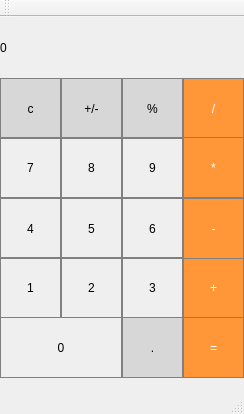
<?xml version="1.0" encoding="UTF-8"?>
<ui version="4.0">
 <class>MainWindow</class>
 <widget class="QMainWindow" name="MainWindow">
  <property name="geometry">
   <rect>
    <x>0</x>
    <y>0</y>
    <width>244</width>
    <height>414</height>
   </rect>
  </property>
  <property name="windowTitle">
   <string>MainWindow</string>
  </property>
  <widget class="QWidget" name="centralWidget">
   <widget class="QLabel" name="label">
    <property name="geometry">
     <rect>
      <x>0</x>
      <y>0</y>
      <width>244</width>
      <height>61</height>
     </rect>
    </property>
    <property name="styleSheet">
     <string notr="true">QLabel {
	qproperty-alignment: 'AlignVCenter | AlignRight';
	border: 1px solid gray;
	font-size: 24px;
}

background-color : white;</string>
    </property>
    <property name="text">
     <string>0</string>
    </property>
   </widget>
   <widget class="QPushButton" name="button_clear">
    <property name="geometry">
     <rect>
      <x>0</x>
      <y>61</y>
      <width>61</width>
      <height>61</height>
     </rect>
    </property>
    <property name="styleSheet">
     <string notr="true">QPushButton {
	background-color: rgb(215, 215, 215);
	border: 1px solid gray;
}

QPushButton:pressed { 
	background-color: qlineargradient(x1: 0, y1: 0, x2: 0, y2: 1, stop: 0 #BEBEBE, stop: 1 #D7D7D7);
}</string>
    </property>
    <property name="text">
     <string>c</string>
    </property>
   </widget>
   <widget class="QPushButton" name="button_posneg">
    <property name="geometry">
     <rect>
      <x>61</x>
      <y>61</y>
      <width>61</width>
      <height>61</height>
     </rect>
    </property>
    <property name="styleSheet">
     <string notr="true">QPushButton {
	background-color: rgb(215, 215, 215);
	border: 1px solid gray;
}

QPushButton:pressed { 
	background-color: qlineargradient(x1: 0, y1: 0, x2: 0, y2: 1, stop: 0 #BEBEBE, stop: 1 #D7D7D7);
}</string>
    </property>
    <property name="text">
     <string>+/-</string>
    </property>
   </widget>
   <widget class="QPushButton" name="button_per">
    <property name="geometry">
     <rect>
      <x>122</x>
      <y>61</y>
      <width>61</width>
      <height>61</height>
     </rect>
    </property>
    <property name="styleSheet">
     <string notr="true">QPushButton {
	background-color: rgb(215, 215, 215);
	border: 1px solid gray;
}

QPushButton:pressed { 
	background-color: qlineargradient(x1: 0, y1: 0, x2: 0, y2: 1, stop: 0 #BEBEBE, stop: 1 #D7D7D7);
}</string>
    </property>
    <property name="text">
     <string>%</string>
    </property>
   </widget>
   <widget class="QPushButton" name="button_div">
    <property name="geometry">
     <rect>
      <x>183</x>
      <y>61</y>
      <width>61</width>
      <height>61</height>
     </rect>
    </property>
    <property name="styleSheet">
     <string notr="true">QPushButton {
	background-color: rgb(255, 151, 57);
	color: white; 
	border: 1px solid gray;
}

QPushButton:pressed { 
	background-color: qlineargradient(x1: 0, y1: 0, x2: 0, y2: 1, stop: 0 #FF7832, stop: 1 #FF9739);
}</string>
    </property>
    <property name="text">
     <string>/</string>
    </property>
   </widget>
   <widget class="QPushButton" name="button_7">
    <property name="geometry">
     <rect>
      <x>0</x>
      <y>120</y>
      <width>61</width>
      <height>61</height>
     </rect>
    </property>
    <property name="styleSheet">
     <string notr="true">QPushButton {
	border: 1px solid gray;
}

QPushButton:pressed { 
	background-color: qlineargradient(x1: 0, y1: 0, x2: 0, y2: 1, stop: 0 #dadbde, stop: 1 #f6f7fa);
}</string>
    </property>
    <property name="text">
     <string>7</string>
    </property>
   </widget>
   <widget class="QPushButton" name="button_9">
    <property name="geometry">
     <rect>
      <x>122</x>
      <y>120</y>
      <width>61</width>
      <height>61</height>
     </rect>
    </property>
    <property name="styleSheet">
     <string notr="true">QPushButton {
	border: 1px solid gray;
}

QPushButton:pressed { 
	background-color: qlineargradient(x1: 0, y1: 0, x2: 0, y2: 1, stop: 0 #dadbde, stop: 1 #f6f7fa);
}</string>
    </property>
    <property name="text">
     <string>9</string>
    </property>
   </widget>
   <widget class="QPushButton" name="button_8">
    <property name="geometry">
     <rect>
      <x>61</x>
      <y>120</y>
      <width>61</width>
      <height>61</height>
     </rect>
    </property>
    <property name="styleSheet">
     <string notr="true">QPushButton {
	border: 1px solid gray;
}

QPushButton:pressed { 
	background-color: qlineargradient(x1: 0, y1: 0, x2: 0, y2: 1, stop: 0 #dadbde, stop: 1 #f6f7fa);
}</string>
    </property>
    <property name="text">
     <string>8</string>
    </property>
   </widget>
   <widget class="QPushButton" name="button_times">
    <property name="geometry">
     <rect>
      <x>183</x>
      <y>120</y>
      <width>61</width>
      <height>61</height>
     </rect>
    </property>
    <property name="styleSheet">
     <string notr="true">QPushButton {
	background-color: rgb(255, 151, 57);
	color: white; 
	border: 1px solid gray;
}

QPushButton:pressed { 
	background-color: qlineargradient(x1: 0, y1: 0, x2: 0, y2: 1, stop: 0 #FF7832, stop: 1 #FF9739);
}</string>
    </property>
    <property name="text">
     <string>*</string>
    </property>
   </widget>
   <widget class="QPushButton" name="button_3">
    <property name="geometry">
     <rect>
      <x>122</x>
      <y>240</y>
      <width>61</width>
      <height>61</height>
     </rect>
    </property>
    <property name="styleSheet">
     <string notr="true">QPushButton {
	border: 1px solid gray;
}

QPushButton:pressed { 
	background-color: qlineargradient(x1: 0, y1: 0, x2: 0, y2: 1, stop: 0 #dadbde, stop: 1 #f6f7fa);
}</string>
    </property>
    <property name="text">
     <string>3</string>
    </property>
   </widget>
   <widget class="QPushButton" name="button_2">
    <property name="geometry">
     <rect>
      <x>61</x>
      <y>240</y>
      <width>61</width>
      <height>61</height>
     </rect>
    </property>
    <property name="styleSheet">
     <string notr="true">QPushButton {
	border: 1px solid gray;
}

QPushButton:pressed { 
	background-color: qlineargradient(x1: 0, y1: 0, x2: 0, y2: 1, stop: 0 #dadbde, stop: 1 #f6f7fa);
}</string>
    </property>
    <property name="text">
     <string>2</string>
    </property>
   </widget>
   <widget class="QPushButton" name="button_4">
    <property name="geometry">
     <rect>
      <x>0</x>
      <y>181</y>
      <width>61</width>
      <height>61</height>
     </rect>
    </property>
    <property name="styleSheet">
     <string notr="true">QPushButton {
	border: 1px solid gray;
}

QPushButton:pressed { 
	background-color: qlineargradient(x1: 0, y1: 0, x2: 0, y2: 1, stop: 0 #dadbde, stop: 1 #f6f7fa);
}</string>
    </property>
    <property name="text">
     <string>4</string>
    </property>
   </widget>
   <widget class="QPushButton" name="button_1">
    <property name="geometry">
     <rect>
      <x>0</x>
      <y>240</y>
      <width>61</width>
      <height>61</height>
     </rect>
    </property>
    <property name="styleSheet">
     <string notr="true">QPushButton {
	border: 1px solid gray;
}

QPushButton:pressed { 
	background-color: qlineargradient(x1: 0, y1: 0, x2: 0, y2: 1, stop: 0 #dadbde, stop: 1 #f6f7fa);
}</string>
    </property>
    <property name="text">
     <string>1</string>
    </property>
   </widget>
   <widget class="QPushButton" name="button_plus">
    <property name="geometry">
     <rect>
      <x>183</x>
      <y>240</y>
      <width>61</width>
      <height>61</height>
     </rect>
    </property>
    <property name="styleSheet">
     <string notr="true">QPushButton {
	background-color: rgb(255, 151, 57);
	color: white; 
	border: 1px solid gray;
}

QPushButton:pressed { 
	background-color: qlineargradient(x1: 0, y1: 0, x2: 0, y2: 1, stop: 0 #FF7832, stop: 1 #FF9739);
}</string>
    </property>
    <property name="text">
     <string>+</string>
    </property>
   </widget>
   <widget class="QPushButton" name="button_6">
    <property name="geometry">
     <rect>
      <x>122</x>
      <y>181</y>
      <width>61</width>
      <height>61</height>
     </rect>
    </property>
    <property name="styleSheet">
     <string notr="true">QPushButton {
	border: 1px solid gray;
}

QPushButton:pressed { 
	background-color: qlineargradient(x1: 0, y1: 0, x2: 0, y2: 1, stop: 0 #dadbde, stop: 1 #f6f7fa);
}</string>
    </property>
    <property name="text">
     <string>6</string>
    </property>
   </widget>
   <widget class="QPushButton" name="button_5">
    <property name="geometry">
     <rect>
      <x>61</x>
      <y>181</y>
      <width>61</width>
      <height>61</height>
     </rect>
    </property>
    <property name="styleSheet">
     <string notr="true">QPushButton {
	border: 1px solid gray;
}

QPushButton:pressed { 
	background-color: qlineargradient(x1: 0, y1: 0, x2: 0, y2: 1, stop: 0 #dadbde, stop: 1 #f6f7fa);
}</string>
    </property>
    <property name="text">
     <string>5</string>
    </property>
   </widget>
   <widget class="QPushButton" name="button_minus">
    <property name="geometry">
     <rect>
      <x>183</x>
      <y>181</y>
      <width>61</width>
      <height>61</height>
     </rect>
    </property>
    <property name="styleSheet">
     <string notr="true">QPushButton {
	background-color: rgb(255, 151, 57);
	color: white; 
	border: 1px solid gray;
}

QPushButton:pressed { 
	background-color: qlineargradient(x1: 0, y1: 0, x2: 0, y2: 1, stop: 0 #FF7832, stop: 1 #FF9739);
}</string>
    </property>
    <property name="text">
     <string>-</string>
    </property>
   </widget>
   <widget class="QPushButton" name="button_dot">
    <property name="geometry">
     <rect>
      <x>122</x>
      <y>300</y>
      <width>61</width>
      <height>61</height>
     </rect>
    </property>
    <property name="styleSheet">
     <string notr="true">QPushButton {
	background-color: rgb(215, 215, 215);
	border: 1px solid gray;
}

QPushButton:pressed { 
	background-color: qlineargradient(x1: 0, y1: 0, x2: 0, y2: 1, stop: 0 #BEBEBE, stop: 1 #D7D7D7);
}</string>
    </property>
    <property name="text">
     <string>.</string>
    </property>
   </widget>
   <widget class="QPushButton" name="button_0">
    <property name="geometry">
     <rect>
      <x>0</x>
      <y>300</y>
      <width>122</width>
      <height>61</height>
     </rect>
    </property>
    <property name="styleSheet">
     <string notr="true">QPushButton {
	border: 1px solid gray;
}

QPushButton:pressed { 
	background-color: qlineargradient(x1: 0, y1: 0, x2: 0, y2: 1, stop: 0 #dadbde, stop: 1 #f6f7fa);
}</string>
    </property>
    <property name="text">
     <string>0</string>
    </property>
   </widget>
   <widget class="QPushButton" name="button_eq">
    <property name="geometry">
     <rect>
      <x>183</x>
      <y>300</y>
      <width>61</width>
      <height>61</height>
     </rect>
    </property>
    <property name="styleSheet">
     <string notr="true">QPushButton {
	background-color: rgb(255, 151, 57);
	color: white; 
	border: 1px solid gray;
}

QPushButton:pressed { 
	background-color: qlineargradient(x1: 0, y1: 0, x2: 0, y2: 1, stop: 0 #FF7832, stop: 1 #FF9739);
}</string>
    </property>
    <property name="text">
     <string>=</string>
    </property>
   </widget>
  </widget>
  <widget class="QMenuBar" name="menuBar">
   <property name="geometry">
    <rect>
     <x>0</x>
     <y>0</y>
     <width>244</width>
     <height>20</height>
    </rect>
   </property>
  </widget>
  <widget class="QToolBar" name="mainToolBar">
   <attribute name="toolBarArea">
    <enum>TopToolBarArea</enum>
   </attribute>
   <attribute name="toolBarBreak">
    <bool>false</bool>
   </attribute>
  </widget>
  <widget class="QStatusBar" name="statusBar"/>
 </widget>
 <layoutdefault spacing="6" margin="11"/>
 <resources/>
 <connections/>
</ui>
